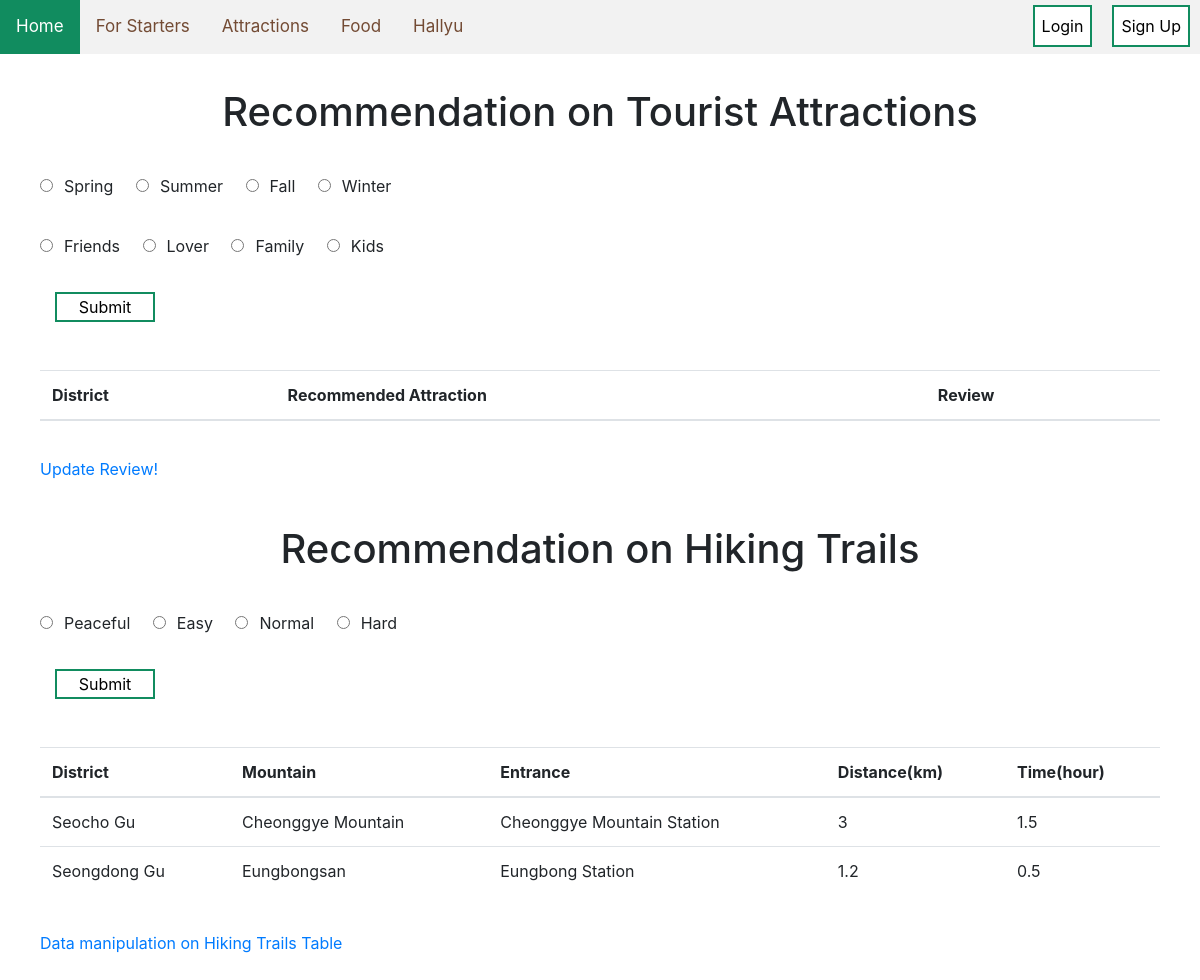
The app's page /page2_main.php?difficulty=Peaceful with its own data.
### tables this page shows
create table hiking_trail(
  gu varchar(30),
  mountain varchar(30),
  entrance varchar(50) not null,
  distance float,
  time float,
  difficulty varchar(30),
  primary key(entrance),
  foreign key(gu) references visitor_gu (gu)
);

### page2_main.php (the view, shortened to what this page needs)
<?php include("base.php")?>
<html>
<head>
  <link rel="stylesheet" href = './style.css'>
</head>
<div class= "container">
<form action="page2_main.php" method="GET">
  <br>
  <h1 class="text-center">    Recommendation on Tourist Attractions </h1><br>
    <div>
      <div class="form-check form-check-inline">
        <input class="form-check-input" type="radio" name="season" id="inlineRadio1" value="Spring">
        <label class="form-check-label">Spring</label>
      </div>
      <div class="form-check form-check-inline">
        <input class="form-check-input" type="radio" name="season" value="Summer">
        <label class="form-check-label">Summer</label>
      </div>
      <div class="form-check form-check-inline">
        <input class="form-check-input" type="radio" name="season" value="Fall">
        <label class="form-check-label">Fall</label>
      </div>
      <div class="form-check form-check-inline">
        <input class="form-check-input" type="radio" name="season" value="Winter">
        <label class="form-check-label">Winter</label>
    </div>
</div>
<br>
    <div>
      <div class="form-check form-check-inline">
        <input class="form-check-input" type="radio" name="accompany" value="Friends">
        <label class="form-check-label">Friends</label>
      </div>
      <div class="form-check form-check-inline">
        <input class="form-check-input" type="radio" name="accompany" value="Lover">
        <label class="form-check-label">Lover</label>
      </div>
      <div class="form-check form-check-inline">
        <input class="form-check-input" type="radio" name="accompany" value="Family">
        <label class="form-check-label">Family</label>
      </div>
      <div class="form-check form-check-inline">
        <input class="form-check-input" type="radio" name="accompany" value="Kids">
        <label class="form-check-label">Kids</label>
    </div>
  </div>
        <br>
      <div class="col-auto my-1">
        <button type="submit" class="button button1">Submit</button>
      </div>
</form>
</div>
</html>
<?php
include_once 'includes/dbhc.inc.php';
$sql = "
SELECT gu, name, review
FROM major_attr
WHERE season LIKE CONCAT('%',?,'%') AND accompany LIKE CONCAT('%',?,'%'); ";
$stmt = mysqli_stmt_init($conn);
  if(!mysqli_stmt_prepare($stmt, $sql)){
    echo "SQL statement failed";
  }
  else {
    echo "<br><div class='container'>";
    echo "<table class='table'>";
    echo"   <thead>
            <tr>
            <th scope='col'>District</th>
            <th scope='col'>Recommended Attraction</th>
            <th scope='col'>Review</th>
            </tr>
            </thead>";
    echo "</table>";
    echo "</div>";
  }
?>
<div class="container">
<a href="page2_review_transaction.php">Update Review!</a>
</div>
<html>
<div class= "container">
<form action="page2_main.php" method="GET">
  <br>
  <h1 class="text-center">    Recommendation on Hiking Trails </h1><br>
  <div>
      <div class="form-check form-check-inline">
        <input class="form-check-input" type="radio" name="difficulty" value="Peaceful">
        <label class="form-check-label">Peaceful</label>
      </div>
      <div class="form-check form-check-inline">
        <input class="form-check-input" type="radio" name="difficulty" value="Easy">
        <label class="form-check-label">Easy</label>
    </div>
    <div class="form-check form-check-inline">
      <input class="form-check-input" type="radio" name="difficulty" value="Normal">
      <label class="form-check-label">Normal</label>
    </div>
    <div class="form-check form-check-inline">
      <input class="form-check-input" type="radio" name="difficulty" value="Hard">
      <label class="form-check-label">Hard</label>
    </div>
  </div>
        <br>
      <div class="col-auto my-1">
        <button type="submit" class="button button1">Submit</button>
      </div>
</form>
</div>
</html>
<?php
$difficulty = $_GET['difficulty'];
$sql = "
SELECT gu, mountain, entrance, distance, time
FROM hiking_trail
WHERE difficulty = ?; ";
$stmt = mysqli_stmt_init($conn);
  if(!mysqli_stmt_prepare($stmt, $sql)){
    echo "SQL statement failed";
  }
  else {
    mysqli_stmt_bind_param($stmt, "s", $difficulty);
    mysqli_stmt_execute($stmt);
    $res = mysqli_stmt_get_result($stmt);
    echo "<br><div class='container'>";
    echo "<table class='table'>";
    echo"   <thead>
            <tr>
            <th scope='col'>District</th>
            <th scope='col'>Mountain</th>
            <th scope='col'>Entrance</th>
            <th scope='col'>Distance(km)</th>
            <th scope='col'>Time(hour)</th>
            </tr>
            </thead>";
    echo "<tbody>";
    while($row = mysqli_fetch_assoc($res)){
      $gu = $row['gu'];
      $mountain = $row['mountain'];
      $entrance = $row['entrance'];
      $distance = $row['distance'];
      $time = $row['time'];
      echo "<tr>";
      echo "<td>" . $gu . " Gu </td>";
      echo "<td>" . $mountain . "</td>";
      echo "<td>" . $entrance . "</td>";
      echo "<td>" . $distance . "</td>";
      echo "<td>" . $time . "</td>";
      echo "</tr>";
    }
    echo "</tbody>";
    echo "</table>";
    echo "</div>";
  }
?>
<div class="container">
<a href="page2_hiking.php">Data manipulation on Hiking Trails Table</a>
</div>

### style.css (style rules this page uses)
body { margin: 0; font: 'Times New Roman', Times, serif; }
.container { padding: 10px; }
.container label { font:Arial; margin: 6px; }
.button1 { background-color: white; color: black; border: 2px solid #118c5f; width: 100px; margin-right: 20px; }

### records on screen
hiking_trail: gu "Seocho", mountain "Cheonggye Mountain", entrance "Cheonggye Mountain Station", distance "3", time "1.5"
hiking_trail: gu "Seongdong", mountain "Eungbongsan", entrance "Eungbong Station", distance "1.2", time "0.5"
